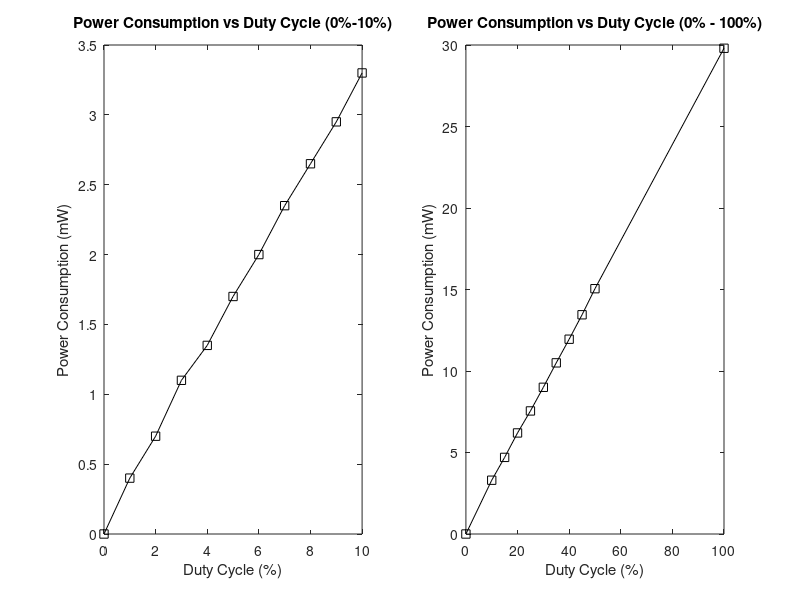

The MATLAB source for this figure:
P1 = [0 0.40 0.70 1.10 1.35 1.70 2.00 2.35 2.65 2.95 3.30];
P2 = [0 3.30 4.70 6.20 7.55 9.00 10.50 11.95 13.45 15.05 29.80 ];
r1 = [0 1 2 3 4 5 6 7 8 9 10];
r2 = [0 10 15 20 25 30 35 40 45 50 100];

subplot(1, 2, 1);
plot(r1, P1, 'sk-');
title('Power Consumption vs Duty Cycle (0%-10%)');
xlabel('Duty Cycle (%)');

ylabel('Power Consumption (mW)');

%pause

subplot(1, 2, 2);
plot(r2, P2, 'sk-');
title('Power Consumption vs Duty Cycle (0% - 100%)');
xlabel('Duty Cycle (%)');
ylabel('Power Consumption (mW)');

